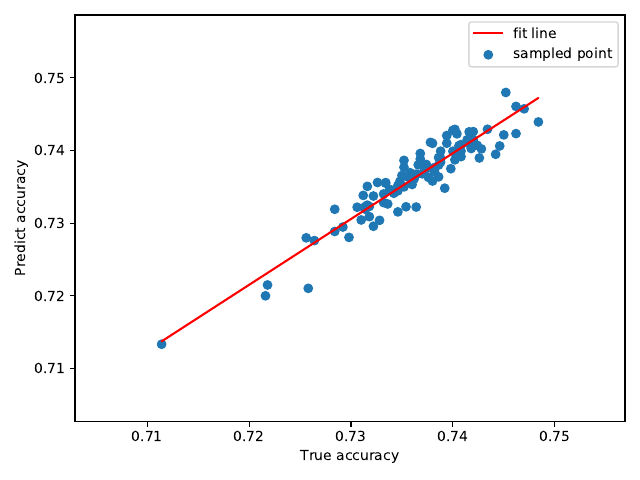

Recreate this plot in Python.
from __future__ import print_function
import os
import sys
import math
import pickle
import pdb
import argparse
import random
from tqdm import tqdm
from shutil import copy
import torch
from torch import nn, optim
from torch.optim.lr_scheduler import ReduceLROnPlateau
import numpy as np
import scipy.io
from scipy.linalg import qr 
import igraph
from random import shuffle
import matplotlib
matplotlib.use('agg')
import matplotlib.pyplot as plt
import matplotlib.image as mpimg
from util import *
from models import *
from bayesian_optimization.evaluate_BN import Eval_BN
from scipy.io import loadmat

parser = argparse.ArgumentParser(description='Train Variational Autoencoders for DAGs')
# general settings
parser.add_argument('--data-type', default='ENAS',
                    help='ENAS: ENAS-format CNN structures; BN: Bayesian networks')
parser.add_argument('--data-name', default='final_structures6', help='graph dataset name')
parser.add_argument('--nvt', type=int, default=6, help='number of different node types, \
                    6 for final_structures6, 8 for asia_200k')
parser.add_argument('--save-appendix', default='_NGAE_sigmoid', 
                    help='what to append to data-name as save-name for results')
parser.add_argument('--save-interval', type=int, default=100, metavar='N',
                    help='how many epochs to wait each time to save model states')
parser.add_argument('--sample-number', type=int, default=20, metavar='N',
                    help='how many samples to generate each time')
parser.add_argument('--no-test', action='store_true', default=False,
                    help='if True, merge test with train, i.e., no held-out set')
parser.add_argument('--reprocess', action='store_true', default=False,
                    help='if True, reprocess data instead of using prestored .pkl data')
parser.add_argument('--keep-old', action='store_true', default=True,
                    help='if True, do not remove any old data in the result folder')
parser.add_argument('--only-test', action='store_true', default=True,
                    help='if True, perform some experiments without training the model')
parser.add_argument('--only-search', action='store_true', default=False,
                    help='if True, perform search on latent space')
parser.add_argument('--search-strategy', default='random',
                    help='search strategy, including random and optimal')
parser.add_argument('--search-optimizer', default='Newton',
                    help='optimizer, including sgd and Newton')
parser.add_argument('--small-train', action='store_true', default=False,
                    help='if True, use a smaller version of train set')
# model settings
parser.add_argument('--model', default='NGAE', help='model to use: NGAE, SVAE, \
                    NGAE_fast, NGAE_BN, SVAE_oneshot, NGAE_GCN')
parser.add_argument('--load-latest-model', action='store_true', default=False,
                    help='whether to load latest_model.pth')
parser.add_argument('--continue-from', type=int, default=300, 
                    help="from which epoch's checkpoint to continue training")
parser.add_argument('--hs', type=int, default=501, metavar='N',
                    help='hidden size of GRUs')
parser.add_argument('--nz', type=int, default=56, metavar='N',
                    help='number of dimensions of latent vectors z')
parser.add_argument('--bidirectional', action='store_true', default=True,
                    help='whether to use bidirectional encoding')
parser.add_argument('--predictor', action='store_true', default=True,
                    help='whether to train a performance predictor from latent\
                    encodings and a VAE at the same time')
# optimization settings
parser.add_argument('--lr', type=float, default=1e-4, metavar='LR',
                    help='learning rate (default: 1e-4)')
parser.add_argument('--epochs', type=int, default=300, metavar='N',
                    help='number of epochs to train')
parser.add_argument('--batch-size', type=int, default=32, metavar='N',
                    help='batch size during training')
parser.add_argument('--infer-batch-size', type=int, default=128, metavar='N',
                    help='batch size during inference')
parser.add_argument('--no-cuda', action='store_true', default=False,
                    help='disables CUDA training')
parser.add_argument('--all-gpus', action='store_true', default=False,
                    help='use all available GPUs')
parser.add_argument('--seed', type=int, default=1, metavar='S',
                    help='random seed (default: 1)')
parser.add_argument('--search-samples', type=int, default=10, metavar='N',
                    help='the number of samples for searching')
parser.add_argument('--train-from-scratch', action='store_true', default=False,
                    help='if True, perform train on selected architectures')

args = parser.parse_args()
args.cuda = not args.no_cuda and torch.cuda.is_available()
torch.manual_seed(args.seed)
if args.cuda:
    torch.cuda.manual_seed(args.seed)
    device = torch.device("cuda:0")
else:
    device = torch.device("cpu")
np.random.seed(args.seed)
random.seed(args.seed)
print(args)
args.file_dir = os.path.dirname(os.path.realpath('__file__'))
args.res_dir = os.path.join(args.file_dir, 'results/{}{}'.format(args.data_name, args.save_appendix))
if args.predictor:
    args.res_dir += '{}'.format('_predictor')

pkl_name = './results/final_structures6_NGAE_sigmoid_predictor/final_structures6.pkl'
with open(pkl_name, 'rb') as f:
    train_data, test_data, graph_args = pickle.load(f)

model = eval(args.model)(
        graph_args.max_n, 
        graph_args.num_vertex_type, 
        graph_args.START_TYPE, 
        graph_args.END_TYPE, 
        hs=args.hs, 
        nz=args.nz, 
        bidirectional=args.bidirectional
        )
if args.predictor:
    predictor = nn.Sequential(
            nn.Linear(args.nz, args.hs), 
            nn.Tanh(), 
            nn.Linear(args.hs, 1),
            nn.Sigmoid()
            )
    model.predictor = predictor
    model.mseloss = nn.MSELoss(reduction='sum')
# optimizer and scheduler
optimizer = optim.Adam(model.parameters(), lr=args.lr)
scheduler = ReduceLROnPlateau(optimizer, 'min', factor=0.1, patience=10, verbose=True)
model.to(device)

epoch = 300
load_module_state(model, os.path.join(args.res_dir, 
                                      'model_checkpoint{}.pth'.format(epoch)))
load_module_state(optimizer, os.path.join(args.res_dir, 
                                          'optimizer_checkpoint{}.pth'.format(epoch)))
load_module_state(scheduler, os.path.join(args.res_dir, 
                                          'scheduler_checkpoint{}.pth'.format(epoch)))
test_data = test_data[200:300]
y_pred_list = []
y_true_list = []
for (g, y) in test_data:
    mu, logvar = model.encode(g)
    y_pred = model.predictor(mu)
    y_true_list.append(y)
    y_pred_list.append(y_pred[0][0].cpu().detach().numpy().item())

fig = plt.figure()
scat = plt.scatter(np.array(y_true_list), np.array(y_pred_list), label='sampled point') #  c = 'r', marker= 'o'
x = y_true_list
y = y_pred_list
parameter = np.polyfit(x, y, 1)
f = np.poly1d(parameter)
ln = plt.plot(x, f(x), color='r', label='fit line')
plt.xlabel('True accuracy')
plt.ylabel('Predict accuracy')
plt.legend()
plt.tight_layout()
plt.savefig('experiments/exp2_scatter.pdf')